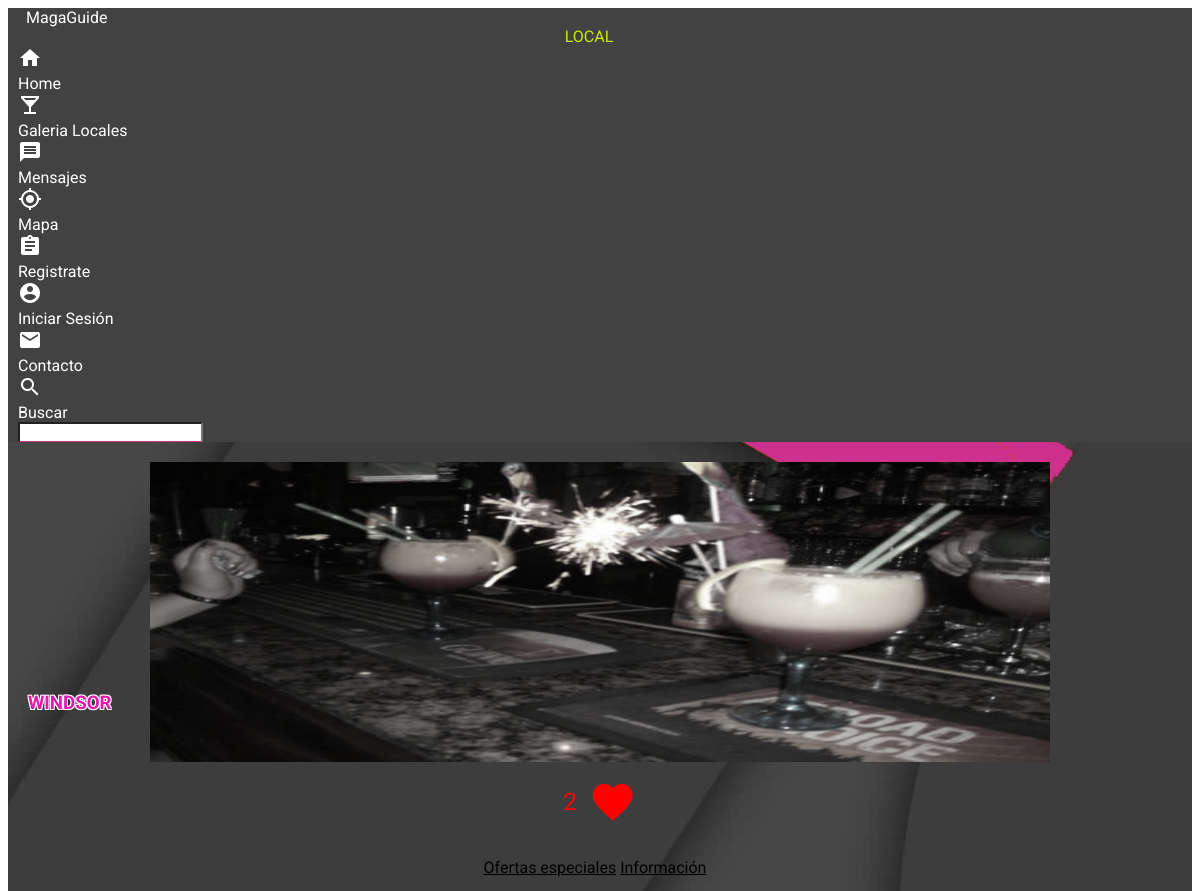
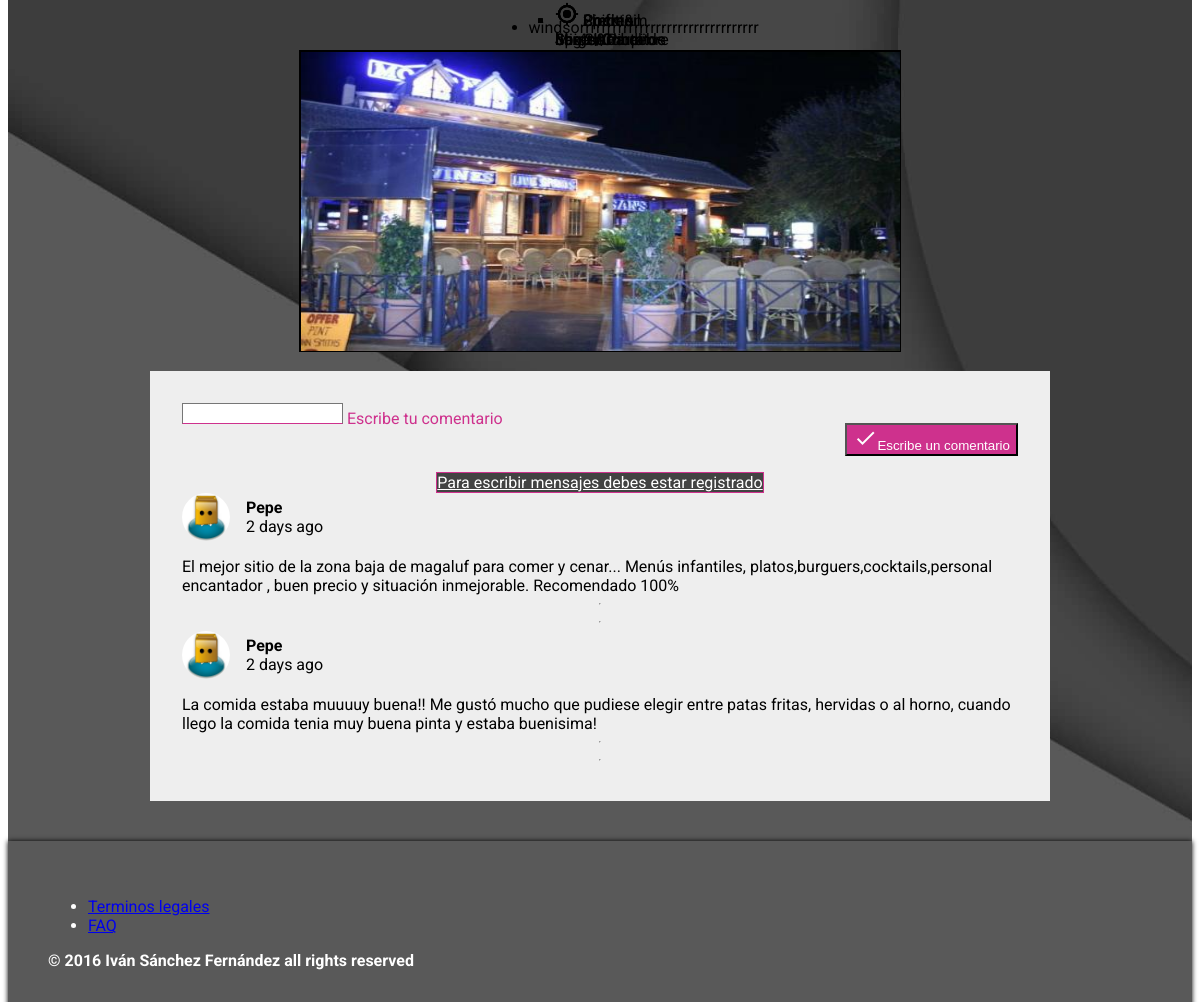
Screenshot of /vista/local.php?name=windsor&id=4 with the database file from the repository (2 pictures, top to bottom).
### tables this page shows
CREATE TABLE `bebidas` (
  `id` int(10) NOT NULL AUTO_INCREMENT,
  `nombre` varchar(50) DEFAULT NULL,
  `precio` double(10,2) DEFAULT NULL,
  PRIMARY KEY (`id`)
);

CREATE TABLE `locales` (
  `id` int(10) NOT NULL AUTO_INCREMENT,
  `nombre` varchar(30) DEFAULT NULL,
  `imagen` varchar(50) DEFAULT NULL,
  `contenido` varchar(350) DEFAULT NULL,
  PRIMARY KEY (`id`)
);

CREATE TABLE `comentarios` (
  `id` int(15) NOT NULL AUTO_INCREMENT,
  `comentario` varchar(200) DEFAULT NULL,
  `id_usuarios` int(10) DEFAULT NULL,
  `id_locales` int(10) DEFAULT NULL,
  PRIMARY KEY (`id`),
  KEY `id_usuarios` (`id_usuarios`) USING BTREE,
  KEY `id_locales` (`id_locales`) USING BTREE,
  CONSTRAINT `id_locales` FOREIGN KEY (`id_locales`) REFERENCES `locales` (`id`) ON DELETE CASCADE ON UPDATE CASCADE,
  CONSTRAINT `id_usuarios` FOREIGN KEY (`id_usuarios`) REFERENCES `usuarios` (`id`) ON DELETE CASCADE ON UPDATE CASCADE
);

CREATE TABLE `usuarios` (
  `id` int(10) NOT NULL AUTO_INCREMENT,
  `nombre` varchar(50) DEFAULT NULL,
  `password` varchar(50) DEFAULT NULL,
  `avatar` varchar(50) DEFAULT NULL,
  `tipo` int(2) DEFAULT NULL,
  PRIMARY KEY (`id`)
);

### modelo/conexion.php (called while the page is built, shortened)
<?php
class conexion{
    private $conexion;
    function conectar(){
        if (!$this -> conexion) {
            $host = "localhost";
            $usuario = "root";
            $password = "";
            $this->conexion = mysqli_connect($host, $usuario, $password) or die (mysqli_error($this -> conexion));
            mysqli_set_charset($this->conexion, "UTF8");
        }
        return 1;
    }
    function ejecutar_consulta($consulta){
        $this->consultas = mysqli_query($this -> conexion, $consulta);
        $fail = mysqli_error($this -> conexion);
        return $this->consultas;
    }
}

### controladores/local.php (the view, shortened to what this page needs)
<?php
	function ofertas(){
		$conexion = new conexion ();
		$sql = "SELECT * FROM bebidas";
		$cons = $conexion->ejecutar_consulta ( $sql );
		while ( $row = mysqli_fetch_object ( $cons ) ) {
			$nombre = $row->nombre;
			$precio = $row->precio;
			echo '
				<li class="mdl-list__item mdl-list__item--two-line">
					<span class="mdl-list__item-primary-content">
						<i class="material-icons mdl-list__item-avatar">my_location</i>
							<span>'.$nombre.'</span>
					</span>
					<span class="mdl-list__item-secondary-content">'.$precio.' € </span>
				</li>
					';
		}
	}
	function info(){
		$conexion = new conexion ();
		$sql = "SELECT contenido FROM locales WHERE id=".$_GET["id"];
		$cons = $conexion->ejecutar_consulta ($sql);
		$row = mysqli_fetch_object ($cons);
		$contenido = $row->contenido;
		echo $contenido;
	}
	function comentarios(){
		$conexion = new conexion ();
		$sql = "SELECT u.nombre as us_nombre, u.avatar, c.comentario
					FROM comentarios c INNER JOIN usuarios u ON c.id_usuarios = u.id
					WHERE c.id_locales = 1 LIMIT 5;";
		$cons = $conexion->ejecutar_consulta ( $sql );
		while ( $row = mysqli_fetch_object ( $cons ) ) {
			$nombreUsuario = $row->us_nombre;
			$imagenUsuario = $row->avatar;
			$comentario = $row->comentario;
			echo '
					<header class="headerComent">
								<img src="../images/usuarios/'.$imagenUsuario.'" class="avatarMsg">
								<div class="autor">
									<strong>'.$nombreUsuario.'</strong> <span>2 days ago</span>
								</div>
							</header>
							<div class="textoComent">'.$comentario.'</div>
							<hr><hr>
				';
		}
	}
?>

### vista/css/styles.css (style rules this page uses)
body { background-size: cover; background-attachment: fixed; content: ''; z-index: -1; left: 0; right: 0; bottom: 0; top: 0; position: fixed; }
#local .mdl-tabs__tab, #local .mdl-list__item { color: black !important; }
#local .mdl-list__item--two-line .mdl-list__item-primary-content { display: inherit; }
#local .mdl-list__item .mdl-list__item-secondary-content { margin-left: 10px; }
.container-local .containerComents .comentarios>.headerComent { display: -webkit-flex; display: -ms-flexbox; display: flex; -webkit-flex-direction: row; -ms-flex-direction: row; flex-direction: row; -webkit-align-items: center; -ms-flex-align: center; align-items: center; margin-bottom: 16px; }
.avatarMsg { width: 48px; height: 48px; border-radius: 24px; margin-right: 16px; }
.container-local .containerComents .comentarios>.headerComent>.autor { -webkit-flex-grow: 1; -ms-flex-positive: 1; flex-grow: 1; display: -webkit-flex; display: -ms-flexbox; display: flex; -webkit-flex-direction: column; -ms-flex-direction: column; flex-direction: column; }
.mdl-list__item--two-line { height: 0; }
.mdl-list__item { color: white; }
.autor { width: 15%; }

### rows the page displays
bebidas: nombre "2h free bar/2h barra…"
bebidas: nombre "Spirit & Mixer/Cubalibre"
bebidas: nombre "Cocktail Jug/Jarra de…"
bebidas: nombre "Shots/Chupitos"
bebidas: nombre "Pint Larger/Pinta de…"
bebidas: nombre "Premium Spirit &…"
locales: contenido "windsorrrrrrrrrrrrrrrrrrrrrrrrrrrrrrrrr"
comentarios: id_usuarios.avatar (picture), id_usuarios.nombre "Pepe", comentario "El mejor sitio de la zona baja de magaluf para comer y cenar... Menús infantiles, platos,burguers,cocktails,personal encantador , buen precio y situación inmejorable. Recomendado 100%"
comentarios: id_usuarios.avatar (picture), id_usuarios.nombre "Pepe", comentario "La comida estaba muuuuy buena!! Me gustó mucho que pudiese elegir entre patas fritas, hervidas o al horno, cuando llego la comida tenia muy buena pinta y estaba buenisima!"

### other values shown
$titulo "WINDSOR"
